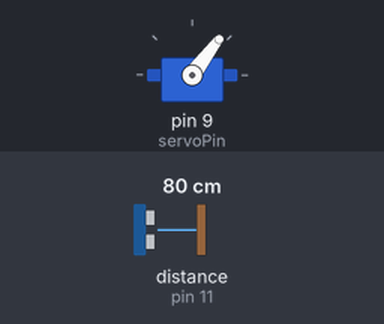
A sketch run on a simulated Arduino Uno, built with avr-gcc and run on an emulated ATmega328P. Parts: servo. Wiring (inferred from the names in the program): ultrasonic range finder: trigger pin 10; echo pin 11. The test bench sets the inputs (shaded band); at power-on: distance to the obstacle (sensor on pin 11) 80 cm. The echo pulse lasts 58.3 µs per cm; what the sketch prints to the serial monitor is not drawn.

Above: at 1.2 s.
1.3 s: distance to the obstacle (sensor on pin 11) set to 2 cm
At 1.65 s:
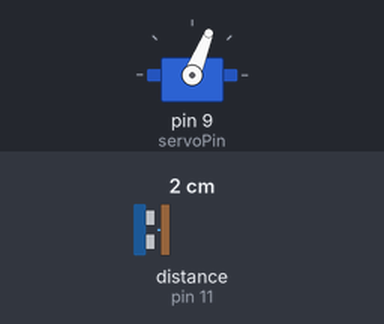
4.3 s: distance to the obstacle (sensor on pin 11) set to 35 cm
At 4.65 s:
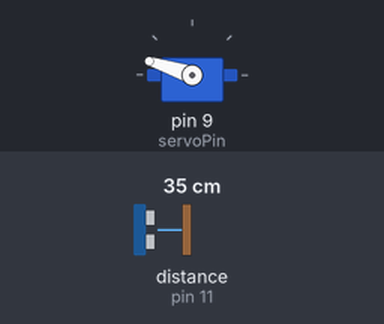
Timing chart, 0 to 13.3 s (numbered marks = the images above; inputs shaded):
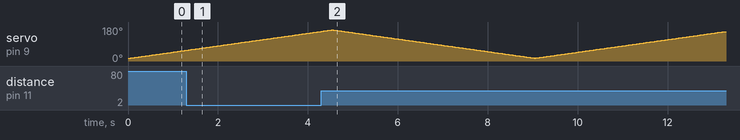

The sketch:

radar-v1.ino
```cpp
#include <Servo.h>

const int servoPin = 9;
const int trigPin = 10;
const int echoPin = 11;

Servo myServo;

int angle = 15;
int angleStep = 1;
int minAngle = 15;
int maxAngle = 165;
unsigned long previousMillis = 0;
int stepDelay = 30;  // Controls sweep speed (ms)

void setup() {
  Serial.begin(9600);
  myServo.attach(servoPin);
  pinMode(trigPin, OUTPUT);
  pinMode(echoPin, INPUT);
  myServo.write(angle);
}

void loop() {
  unsigned long currentMillis = millis();

  if (currentMillis - previousMillis >= stepDelay) {
    previousMillis = currentMillis;

    myServo.write(angle);

    // Trigger the ultrasonic sensor
    digitalWrite(trigPin, LOW);
    delayMicroseconds(2);
    digitalWrite(trigPin, HIGH);
    delayMicroseconds(10);
    digitalWrite(trigPin, LOW);

    long duration = pulseIn(echoPin, HIGH, 20000); // Timeout after 20ms
    int distance = duration > 0 ? duration * 0.034 / 2 : -1;

    // Send data to Processing
    Serial.print(angle);
    Serial.print(",");
    Serial.print(distance);
    Serial.print(".");

    // Update angle
    angle += angleStep;
    if (angle >= maxAngle || angle <= minAngle) {
      angleStep = -angleStep;
    }
  }
}
```
